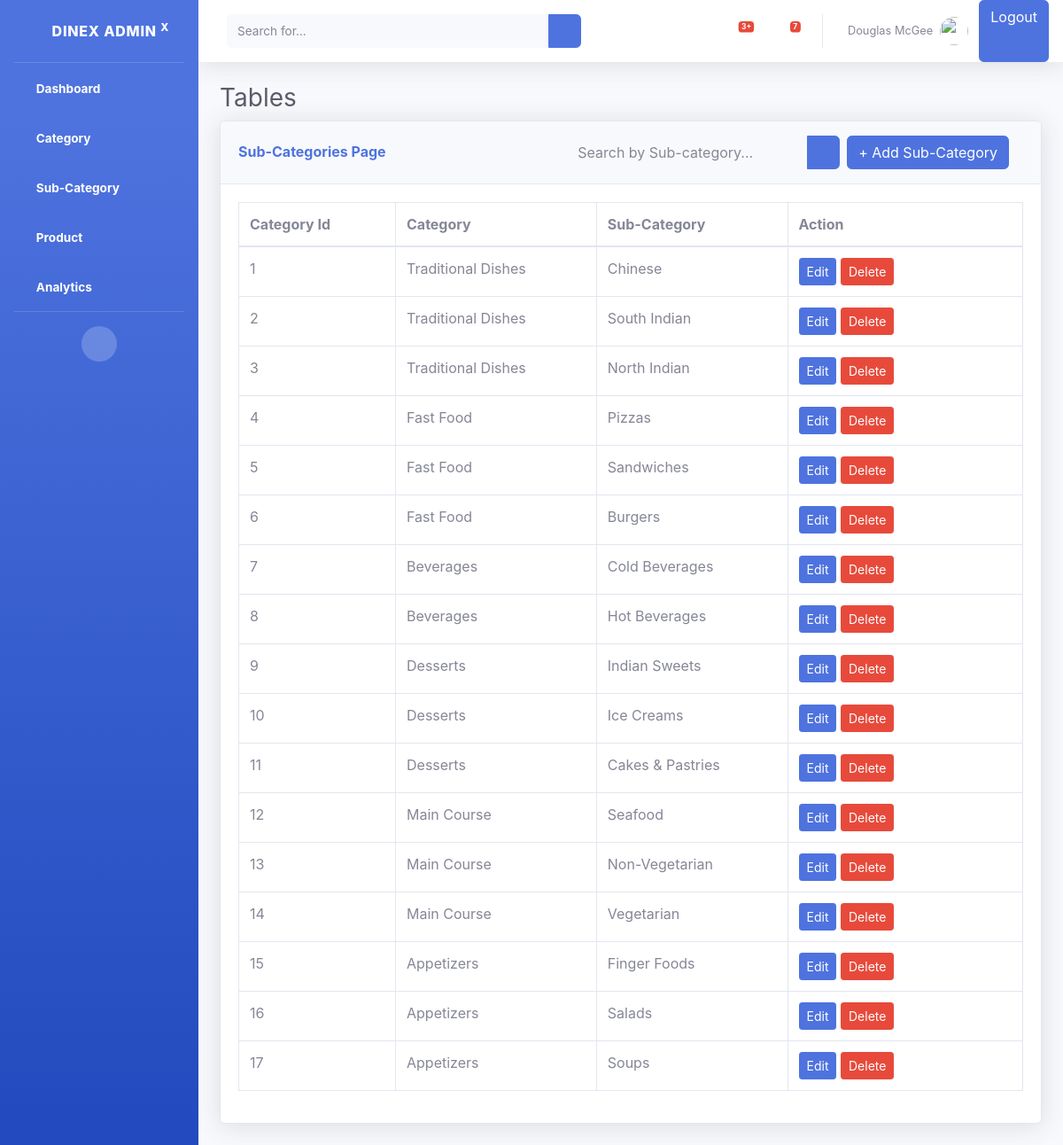
The app's page /sub-category/, older data.
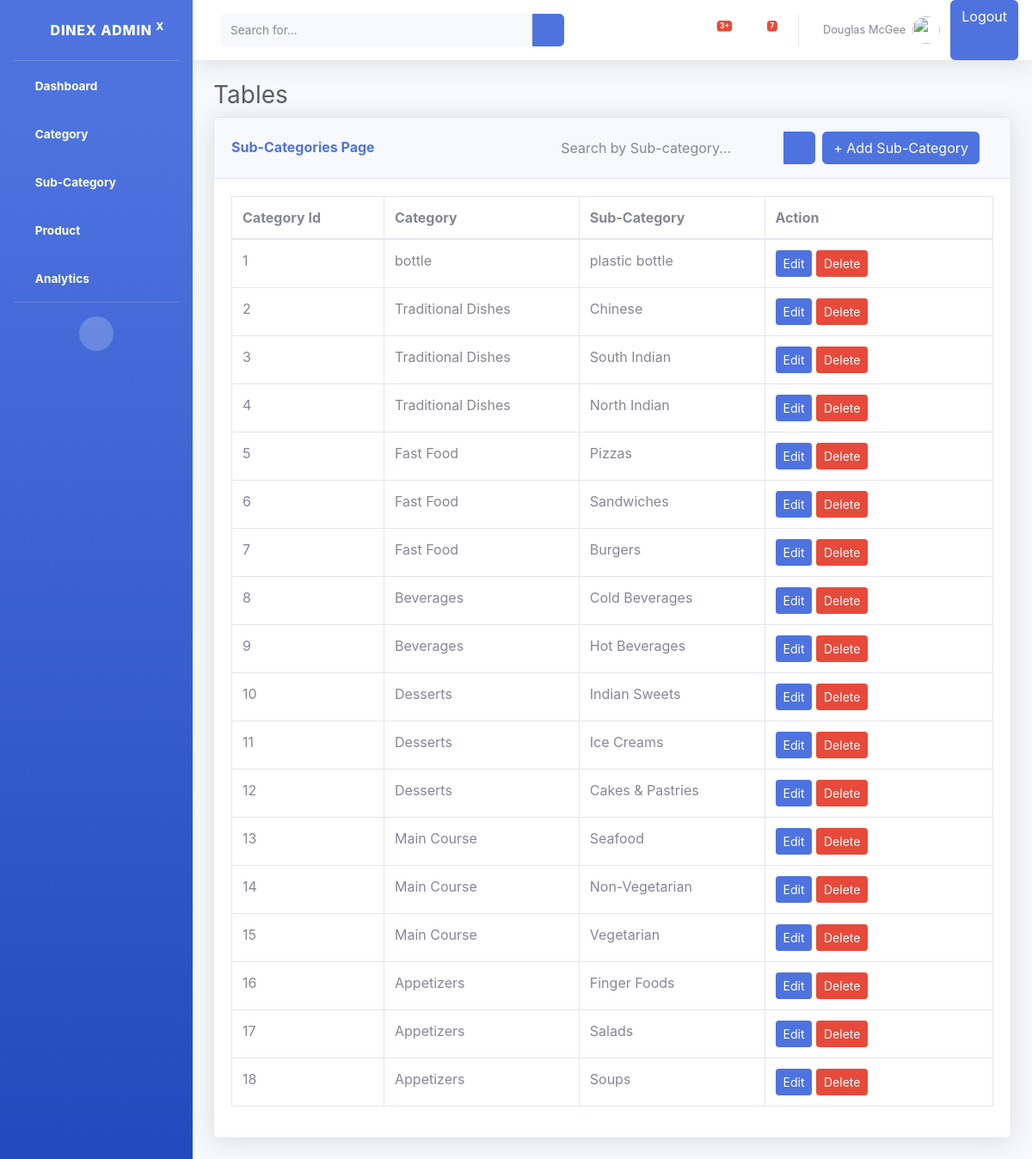
The same page, newer data.
### foodapp/models.py (models this page shows, shortened)
class SubCategory(models.Model):
    category = models.ForeignKey(Category,on_delete=models.CASCADE,related_name="subcategories")
    sub_category_name = models.CharField(max_length=100, unique=True)

class Category(models.Model):
    category_name = models.CharField(max_length=200,unique=True)

### foodapp/views.py (the view)
# urls.py: path('sub-category/',sub_category_list,name="sub_category_list"),
def sub_category_list(request):
    query = request.GET.get('query','')
    print(query)
    if query:
        subcategories = SubCategory.objects.filter(category__category_name__icontains=query) | SubCategory.objects.filter(sub_category_name__icontains=query)
        subcategories = subcategories.order_by("-id")
    else:
        subcategories = SubCategory.objects.all().order_by("-id")  # Fetch all subcategories
    return render(request, "subcategory/index.html", {"subcategories": subcategories})

### foodapp/templates/subcategory/index.html
{% include 'commans/header.html'%}
                <div class="container-fluid">
                    <h1 class="h3 mb-2 text-gray-800">Tables</h1>
                    <div class="card shadow mb-4">
                            <div class="card-header py-3 d-flex justify-content-between align-items-center">
                                <h6 class="m-0 font-weight-bold text-primary">Sub-Categories Page</h6>
                                <div class="d-flex align-items-center">
                                    <form method="GET" action="{% url 'sub_category_list' %}" class="form-inline">
                                        <div class="input-group">
                                            <input type="text" name="query" class="form-control bg-light border-0 small"
                                            placeholder="Search by Sub-category..." aria-label="Search"
                                            aria-describedby="basic-addon2" value="{{ request.GET.query }}">
                                            <div class="input-group-append">
                                                <button  class="btn btn-primary" type="submit">
                                                    <i class="fas fa-search fa-sm"></i>
                                                </button>
                                            </div>
                                        </div>
                                    </form>
                                    <a class="btn btn-primary ml-2 mr-3" href="{% url 'create_sub_categories' %}" role="button">+ Add Sub-Category</a>
                                </div>
                            </div>
                        <div class="card-body">
                            <div class="table-responsive">
                                <table class="table table-bordered" id="dataTable" width="100%" cellspacing="0">
                                    <thead>
                                        <tr>
                                            <th style="width: 20%;">Category Id</th>
                                            <th>Category</th>
                                            <th>Sub-Category</th>
                                            <th style = "width:30%;">Action</th>
                                        </tr>
                                    </thead>
                                    <tbody>
                                        {% for subcategory in subcategories%}
                                        <tr>
                                            <td>{{forloop.counter}}</td>
                                            <td>{{subcategory.category.category_name}}</td>
                                            <td>{{subcategory.sub_category_name}}</td>
                                            <td>
                                            <a href="{% url 'edit_sub_categories' subcategory.id%}"class="btn btn-primary btn-sm">Edit</a>
                                            <a href="{% url 'delete_sub_categories' subcategory.id%}" class = "btn btn-danger btn-sm">Delete</a>
                                            </td>
                                        </tr>
                                        {%endfor%}
                                    </tbody>
                                </table>
                            </div>
                        </div>
                    </div>
                </div>
            </div>
{% include 'commans/footer.html'%}

### foodapp/templates/commans/header.html (shortened to what this page needs)
{% load static %}
<!DOCTYPE html>
<html lang="en">
<head>
    <link href="{% static 'vendor/fontawesome-free/css/all.min.css'%}" rel="stylesheet" type="text/css">
    <link href="{% static 'css/sb-admin-2.min.css' %}" rel="stylesheet">
</head>
<body id="page-top">
    <div id="wrapper">
        <ul class="navbar-nav bg-gradient-primary sidebar sidebar-dark accordion" id="accordionSidebar">
            <a class="sidebar-brand d-flex align-items-center justify-content-center" href="index.html">
                <div class="sidebar-brand-icon rotate-n-15">
                    <i class="fas fa-laugh-wink"></i>
                </div>
                <div class="sidebar-brand-text mx-3">DineX Admin <sup>x</sup></div>
            </a>
            <hr class="sidebar-divider my-0">
            <li class="nav-item active">
                <a class="nav-link" href="{% url 'admin_dashboard' %}">
                    <i class="fas fa-fw fa-tachometer-alt"></i>
                    <span>Dashboard</span></a>
            </li>
            <li class="nav-item active">
                <a class="nav-link" href="{% url 'categories'%}">
                    <i class="fas fa-fw fa-tachometer-alt"></i>
                    <span>Category</span></a>
            </li>
            <li class="nav-item active">
                <a class="nav-link" href="{% url 'sub_category_list'%}">
                    <i class="fas fa-fw fa-tachometer-alt"></i>
                    <span>Sub-Category</span></a>
            </li>
            <li class="nav-item active">
                <a class="nav-link" href="{% url 'products' %}">
                    <i class="fas fa-fw fa-tachometer-alt"></i>
                    <span>Product</span></a>
            </li>
            <li class="nav-item active">
                <a class="nav-link" href="{% url 'show_analytics' %}">
                    <i class="fas fa-fw fa-tachometer-alt"></i>
                    <span>Analytics</span></a>
            </li>
            <hr class="sidebar-divider d-none d-md-block">
            <div class="text-center d-none d-md-inline">
                <button class="rounded-circle border-0" id="sidebarToggle"></button>
            </div>
        </ul>
        <div id="content-wrapper" class="d-flex flex-column">
            <div id="content">
                <nav class="navbar navbar-expand navbar-light bg-white topbar mb-4 static-top shadow">
                    <form
                        class="d-none d-sm-inline-block form-inline mr-auto ml-md-3 my-2 my-md-0 mw-100 navbar-search">
                        <div class="input-group">
                            <input type="text" class="form-control bg-light border-0 small" placeholder="Search for..."
                                aria-label="Search" aria-describedby="basic-addon2">
                            <div class="input-group-append">
                                <button class="btn btn-primary" type="button">
                                    <i class="fas fa-search fa-sm"></i>
                                </button>
                            </div>
                        </div>
                    </form>
                    <ul class="navbar-nav ml-auto">
                        <li class="nav-item dropdown no-arrow mx-1">
                            <a class="nav-link dropdown-toggle" href="#" id="alertsDropdown" role="button"
                                data-toggle="dropdown" aria-haspopup="true" aria-expanded="false">
                                <span class="badge badge-danger badge-counter">3+</span>
                            </a>
                        </li>
                        <li class="nav-item dropdown no-arrow mx-1">
                            <a class="nav-link dropdown-toggle" href="#" id="messagesDropdown" role="button"
                                data-toggle="dropdown" aria-haspopup="true" aria-expanded="false">
                                <i class="fas fa-envelope fa-fw"></i>
                                <span class="badge badge-danger badge-counter">7</span>
                            </a>
                        </li>
                        <li class="nav-item dropdown no-arrow">
                            <a class="nav-link dropdown-toggle" href="#" id="userDropdown" role="button"
                                data-toggle="dropdown" aria-haspopup="true" aria-expanded="false">
                                <span class="mr-2 d-none d-lg-inline text-gray-600 small">Douglas McGee</span>
                                <img class="img-profile rounded-circle"
                                    src="https://cdn-icons-png.flaticon.com/512/3135/3135715.png">
                            </a>
                    </li>
                    <div class="d-flex justify-content-center">
                        <a href="/logout/" class="btn btn-primary">Logout</a>
                    </div>
                    </ul>
                </nav>

### foodapp/templates/commans/footer.html (shortened to what this page needs)
</body>
</html>

Row changes from the older to the newer data that the page shows:
added SubCategory: category.category_name "bottle", sub_category_name "plastic bottle"
